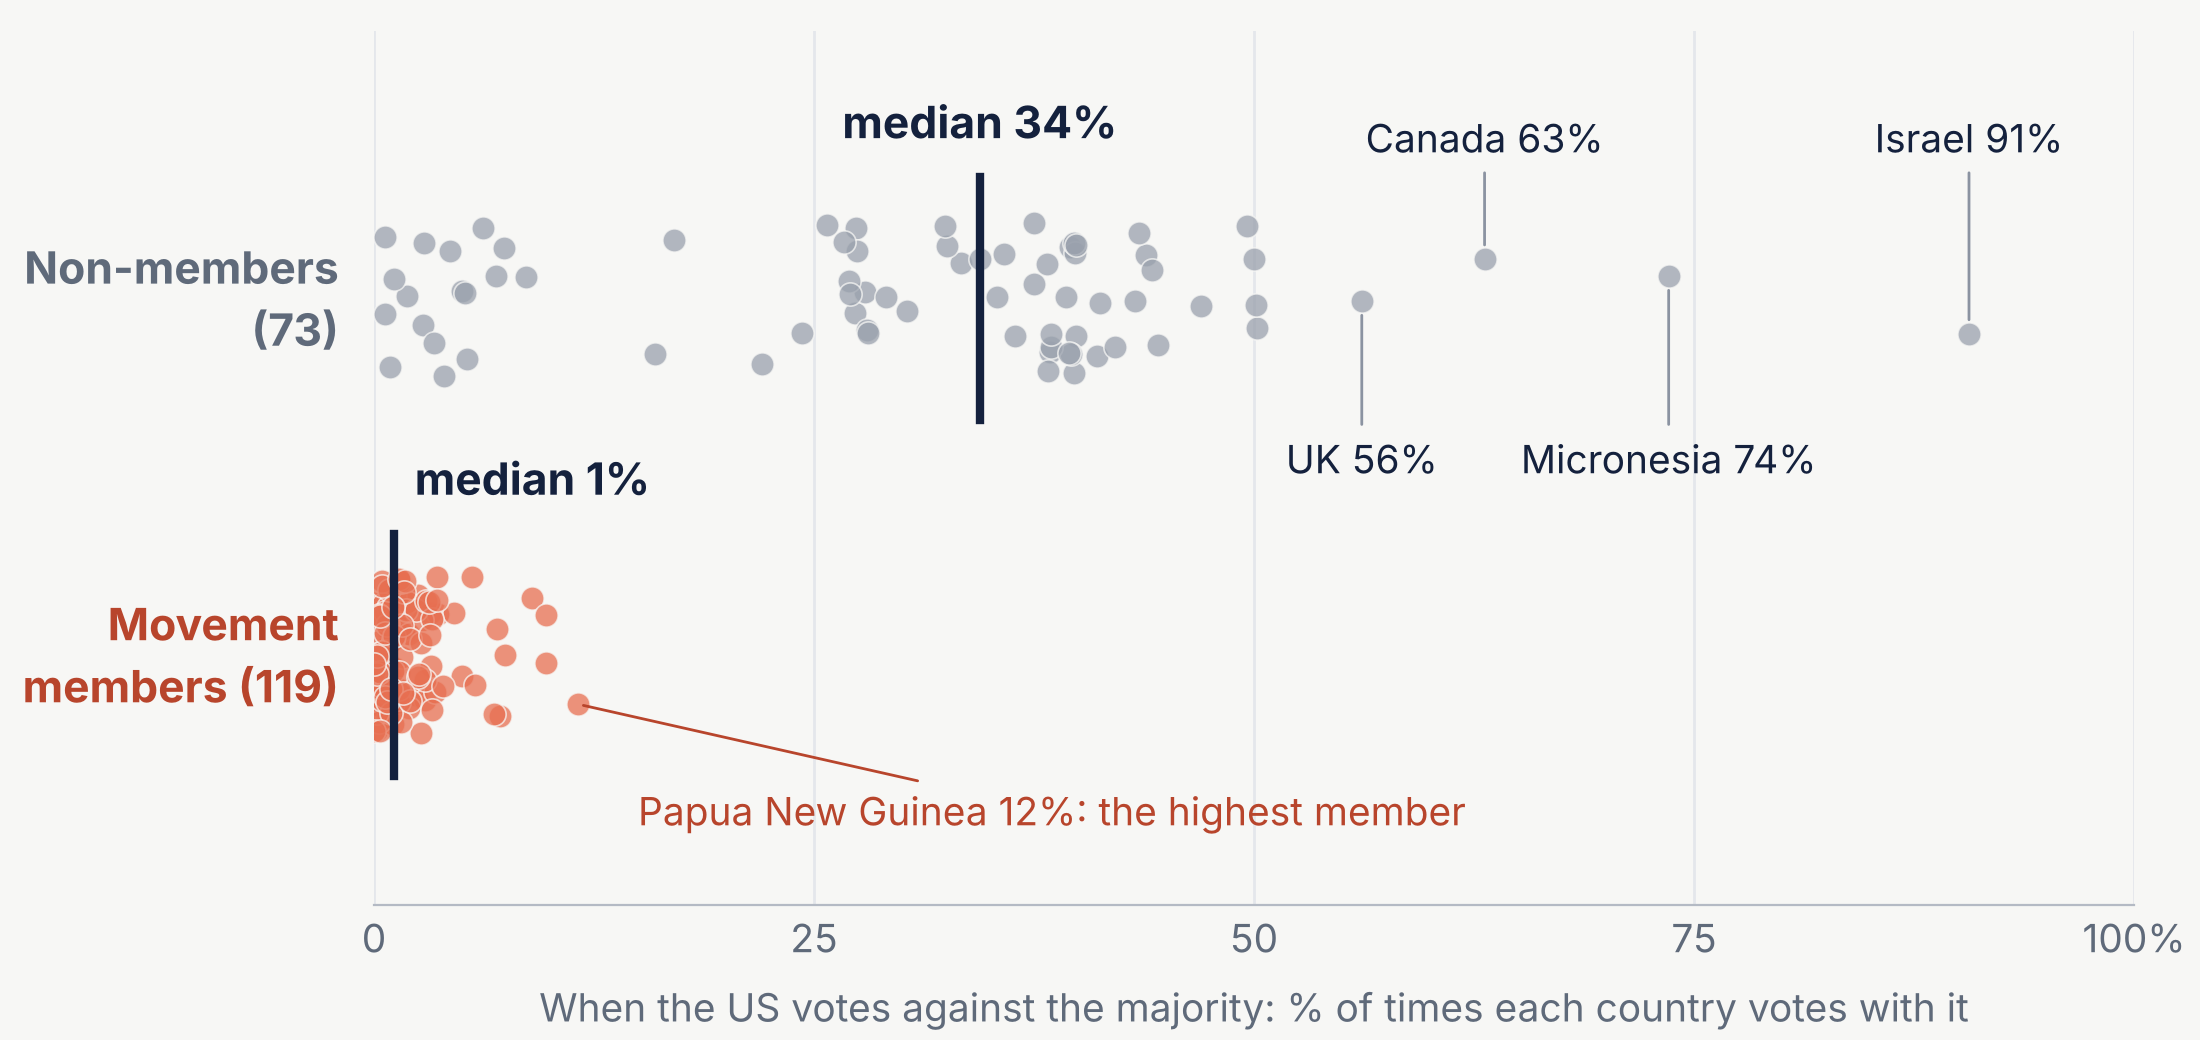

Reproduce this figure in Python.
"""Slide 24 - Controllo del test: quando gli USA sono in minoranza, chi vota con loro?

Stessa misura della slide 22 (quota di votazioni in cui lo Stato vota come gli USA,
tra quelle in cui gli USA votano diversamente dalla maggioranza), su tutti gli Stati.
Se il test trova seguaci dove ci sono (Israele, Micronesia), il risultato sui membri non
dipende dalla misura.
Output: figure/slide24_us.png, figure/s24.csv
"""
import numpy as np
import pandas as pd

import base

df = base.carica()
d = base.voti_espressi(df)
maj = base.maggioranza(d)
vus, minoranza = base.in_minoranza(d, maj, "UNITED STATES")
sub = d[d.rcid.isin(minoranza) & (d.Countryname != "UNITED STATES")].copy()
sub["same"] = sub.vote.values == vus.reindex(sub.rcid).values
r = (sub.groupby("Countryname").same.mean() * 100).to_frame("f")
r["mem"] = r.index.isin(base.NAM)
print(r.groupby("mem").f.median().round(1), r.groupby("mem").size())
print(r.sort_values("f", ascending=False).head(8).round(0))
print(r[r.mem].sort_values("f", ascending=False).head(3).round(1))
print("membri sotto il 2%:", (r[r.mem].f < 2).sum())
r.to_csv(base.OUT / "s24.csv")

# figura
plt = base.stile()
NAVY = base.NAVY
rng = np.random.default_rng(1)
fig, ax = base.nuova_figura(plt, 11, 5.2)
righe = {False: (1.0, base.GRIGIO, base.GRIGIO_TESTO, "Non-members\n(73)"),
         True: (0.0, base.CORALLO, base.CORALLO_TESTO, "Movement\nmembers (119)")}
for mem, (y, c, ct, lab) in righe.items():
    s = r[r.mem == mem].f
    jit = pd.Series(rng.uniform(-.22, .22, len(s)), index=s.index)
    r.loc[s.index, "y"] = y + jit
    ax.scatter(s, y + jit, s=70, color=c, alpha=.75, edgecolor=base.SFONDO, lw=.6, zorder=3)
    m = s.median()
    ax.plot([m, m], [y - .34, y + .34], color=NAVY, lw=3, zorder=4)
    ax.text(m + (1.2 if mem else 0), y + .42, f"median {m:.0f}%", ha="left" if mem else "center",
            va="bottom", fontsize=16, color=NAVY, fontweight="bold")
    ax.text(-2, y, lab, ha="right", va="center", fontsize=16, color=ct, fontweight="bold", linespacing=1.15)

for stato, lab, dy in [("ISRAEL", "Israel 91%", .36), ("MICRONESIA (FEDERATED STATES OF)", "Micronesia 74%", -.36),
                       ("CANADA", "Canada 63%", .36), ("UNITED KINGDOM", "UK 56%", -.36)]:
    v, yv = r.loc[stato, "f"], r.loc[stato, "y"]
    ax.annotate(lab, (v, yv), xytext=(v, 1.0 + dy * 1.25), ha="center", va="center", fontsize=14, color=NAVY,
                arrowprops=dict(arrowstyle="-", color=base.GRIGIO_LINEA, lw=1, shrinkB=5))
png = r.loc["PAPUA NEW GUINEA"]
ax.annotate("Papua New Guinea 12%: the highest member", (png.f, png.y), xytext=(15, png.y - 0.3),
            ha="left", va="center", fontsize=14, color=base.CORALLO_TESTO,
            arrowprops=dict(arrowstyle="-", color=base.CORALLO_TESTO, lw=1))

ax.set_xlim(0, 100)
ax.set_ylim(-0.7, 1.75)
base.asse_x_pulito(ax, [0, 25, 50, 75, 100], ["0", "25", "50", "75", "100%"], size=14)
ax.set_xlabel("When the US votes against the majority: % of times each country votes with it",
              fontsize=14, color=base.GRIGIO_TESTO, labelpad=8)
fig.subplots_adjust(left=.17, right=.97, top=.97, bottom=.13)
base.salva(fig, "slide24_us.png")
